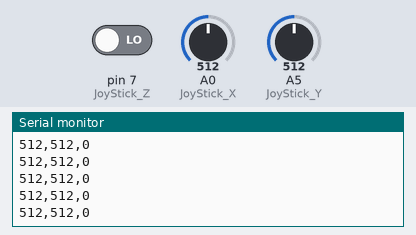
A sketch run on a simulated Arduino Uno, built with avr-gcc and run on an emulated ATmega328P. Parts: the last lines printed to the serial monitor. Inputs (shaded band) come from the test bench; at power-on: A0 (JoyStick_X) = 512, A5 (JoyStick_Y) = 512, pin 7 (JoyStick_Z) LOW.

Above: at 1.2 s.
1.3 s: A0 (JoyStick_X) set to 716
At 1.31 s:
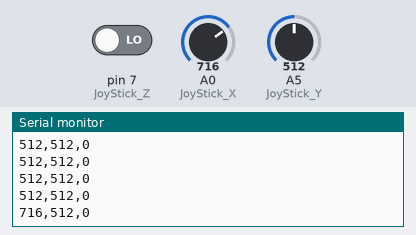
2.8 s: A5 (JoyStick_Y) set to 716
At 2.82 s:
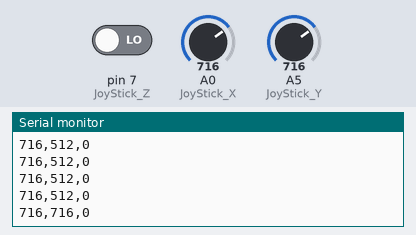
4.3 s: pin 7 (JoyStick_Z) driven HIGH
At 4.33 s:
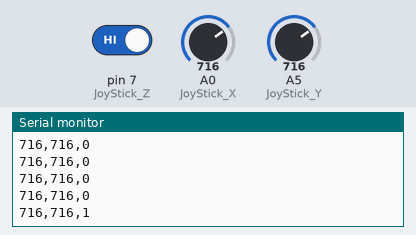
5.8 s: A0 (JoyStick_X) set to 900
At 5.84 s:
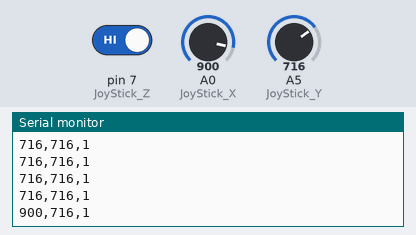
7.3 s: A5 (JoyStick_Y) set to 900
At 7.35 s:
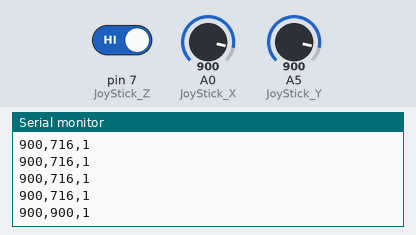
8.8 s: pin 7 (JoyStick_Z) driven LOW
At 8.86 s:
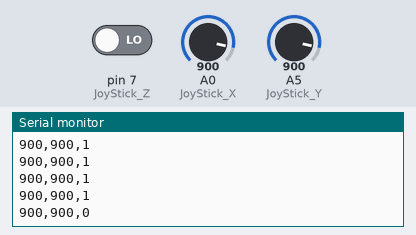
Timing chart, 0 to 11.3 s (numbered marks = the images above; inputs shaded):
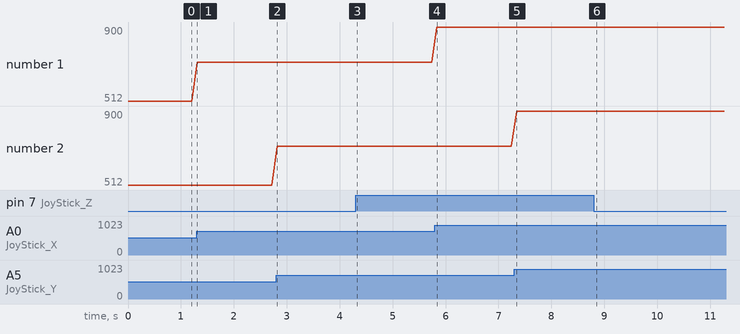

Measured:
- after the input at 1.3 s, the serial monitor: prints a new line at once (image 1)
- after the input at 2.8 s, the serial monitor: prints a new line at once (image 2)
- after the input at 4.3 s, the serial monitor: prints a new line at once (image 3)
- after the input at 5.8 s, the serial monitor: prints a new line at once (image 4)
- after the input at 7.3 s, the serial monitor: prints a new line after 0.05 s (image 5)
- after the input at 8.8 s, the serial monitor: prints a new line after 0.06 s (image 6)
- plotted number 1: 512 → 716 after the input at 1.3 s, 716 → 900 after the input at 5.8 s

The sketch:

JOYSTICK.ino
```cpp
// #
// # Editor     : Lauren from DFRobot
// # Date       : 17.01.2012

// # Product name: Joystick Module
// # Product SKU : DFR0061
// # Version     : 1.0

// # Description:
// # Modify the Sample code for the Joystick Module

// # Connection:
// #        X-Axis  -> Analog pin 0
// #        Y-Axis  -> Analog pin 1
// #        Z-Axis  -> Digital pin 3
// #


int JoyStick_X = A0; //x
int JoyStick_Y = A5; //y
int JoyStick_Z = 7; //key

void setup()
{
  pinMode(JoyStick_Z, INPUT);
  Serial.begin(9600); // 9600 bps
}
void loop()
{
  int x,y,z;
  x=analogRead(JoyStick_X);
  y=analogRead(JoyStick_Y);
  z=digitalRead(JoyStick_Z);
  Serial.print(x ,DEC);
  Serial.print(",");
  Serial.print(y ,DEC);
  Serial.print(",");
  Serial.println(z ,DEC);
  delay(100);
}
```
